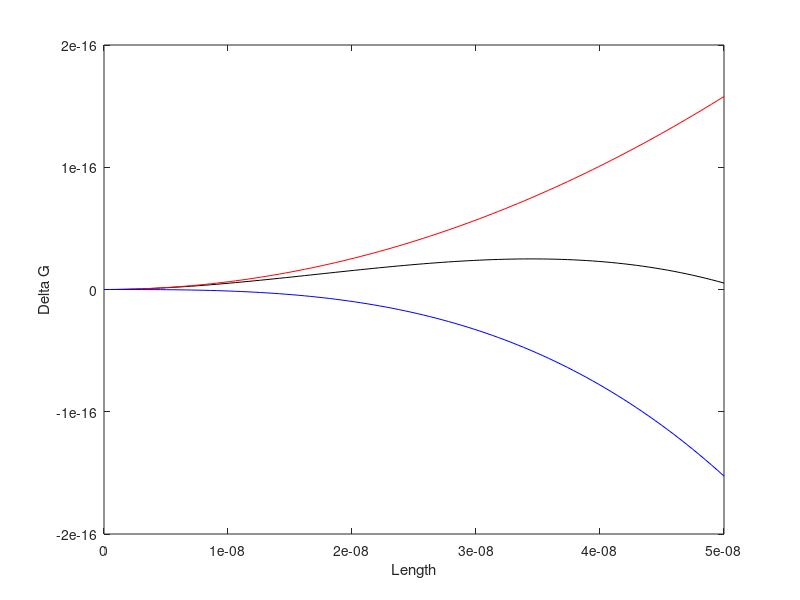
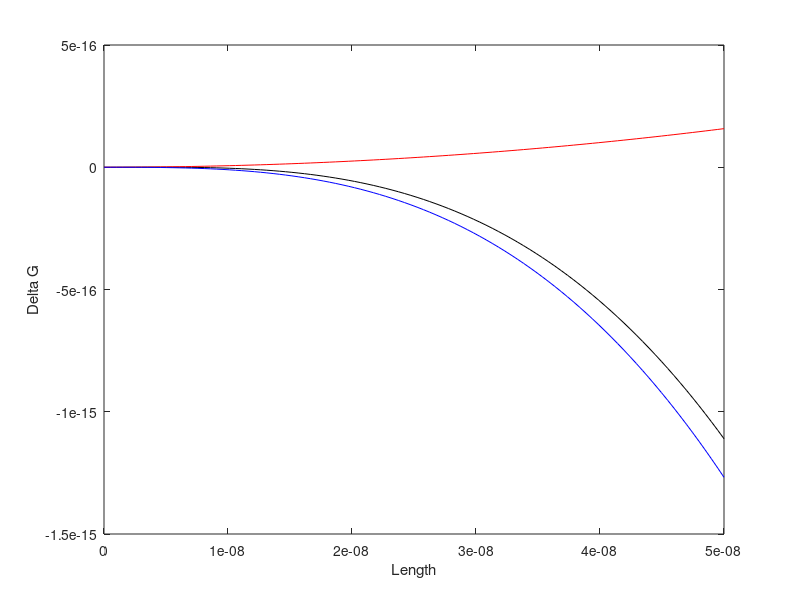
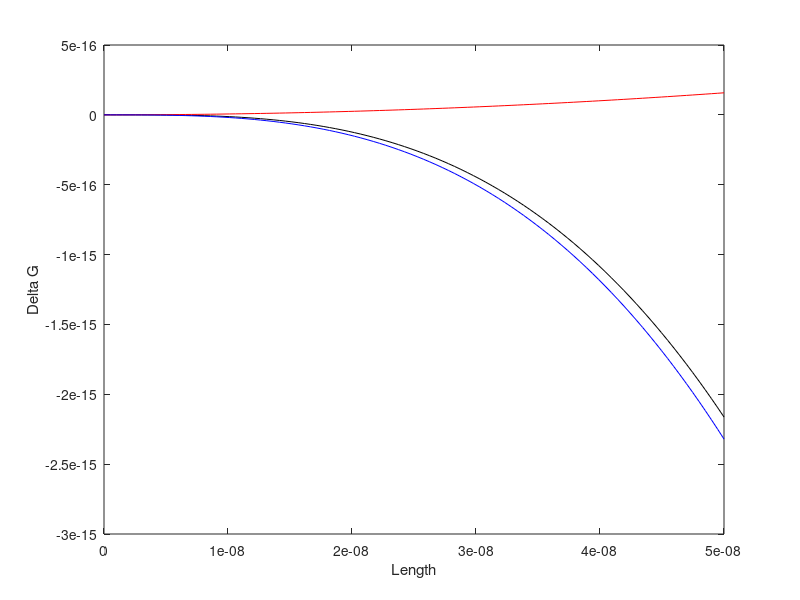

Write the MATLAB code that produced these figures, in order.
%%%%%%%%%%%%%%%%%%%%%%%%%%%% Given info %%%%%%%%%%%%%%%%%%%%%%%%%%%%%%%%%%%
gamma = 2.01e-2;
R = 8.314;
T = 298;
rho = 4502;
M = 233.4 / 1000;
ka = pi;
kV= pi/6;

Vm = M / rho;

%%%%%%%%%%%%%%%%%%%%%%%%%%%% CASE 1-2-3 %%%%%%%%%%%%%%%%%%%%%%%%%%%%%%%%%%%
S1 = 1.05;
S2 = 1.5;
S3 = 2.1;

%%%%%%%%%%%%%%%%%%%%%% x (char. Length from 0 to 5e-8) %%%%%%%%%%%%%%%%%%%%
L = linspace(0,5e-8);

%%%%%%%%%%%%%%%%%%%%%%%%%%%%% CALCULATION %%%%%%%%%%%%%%%%%%%%%%%%%%%%%%%%%
% For S = 1.05
DeltaGV1 = (-kV .* L.^3 ./ Vm) .*R.*T.*log(S1);
DeltaGa1 = ka .* L.^2 .*gamma;

DeltaG1 = DeltaGV1 + DeltaGa1;
% For S = 1.5
DeltaGV2 = (-kV .* L.^3 ./ Vm) .*R.*T.*log(S2);
DeltaGa2 = ka .* L.^2 .*gamma;

DeltaG2 = DeltaGV2 + DeltaGa2;
% For S = 2.1
DeltaGV3 = (-kV .* L.^3 ./ Vm) .*R.*T.*log(S3);
DeltaGa3 = ka .* L.^2 .*gamma;

DeltaG3 = DeltaGV3 + DeltaGa3;

%%%%%%%%%%%%%%%%%%%%%%%%%%%%%%%% PLOT %%%%%%%%%%%%%%%%%%%%%%%%%%%%%%%%%%%%%
figure;
plot(L,DeltaG1,'k',L,DeltaGa1,'r',L,DeltaGV1,'b');
xlabel('Length');
ylabel('Delta G');

figure;
plot(L,DeltaG2,'k',L,DeltaGa2,'r',L,DeltaGV2,'b');
xlabel('Length');
ylabel('Delta G');

figure;
plot(L,DeltaG3,'k',L,DeltaGa3,'r',L,DeltaGV3,'b');
xlabel('Length');
ylabel('Delta G');

%%%%%%%%%%%%%%%%%%%%%%%%%%%% Critical Size %%%%%%%%%%%%%%%%%%%%%%%%%%%%%%%%
S = [0.5 1.05 1.5 2 3]
for n = 1:5
    Lc(n) = 2 * ka * gamma * Vm / (3 * kV * R * T * log(S(n)));
end
